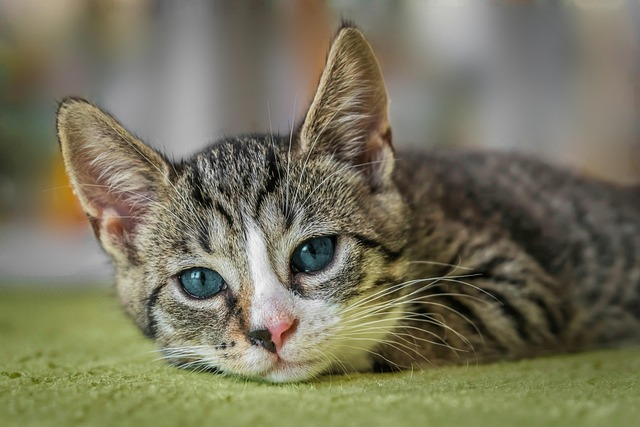
#> input picture opencv/Img/cat_test.jpg, 640 x 427 px
$ python save_img.py
#> lines starting #> are read from the running program, lines starting #| are printed output that depends on the picture


import numpy as np
import cv2

img = cv2.imread("Img/cat_test.jpg")
#> img is the input picture: shape (427, 640, 3); mean B, G, R 93.4, 116, 119.2

new_img = img[0:300,0:300]
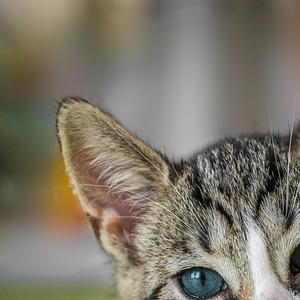
#> new_img: shape (300, 300, 3); mean B, G, R 105.9, 120, 125.6

cv2.imwrite('cropped_img.jpg',new_img)
